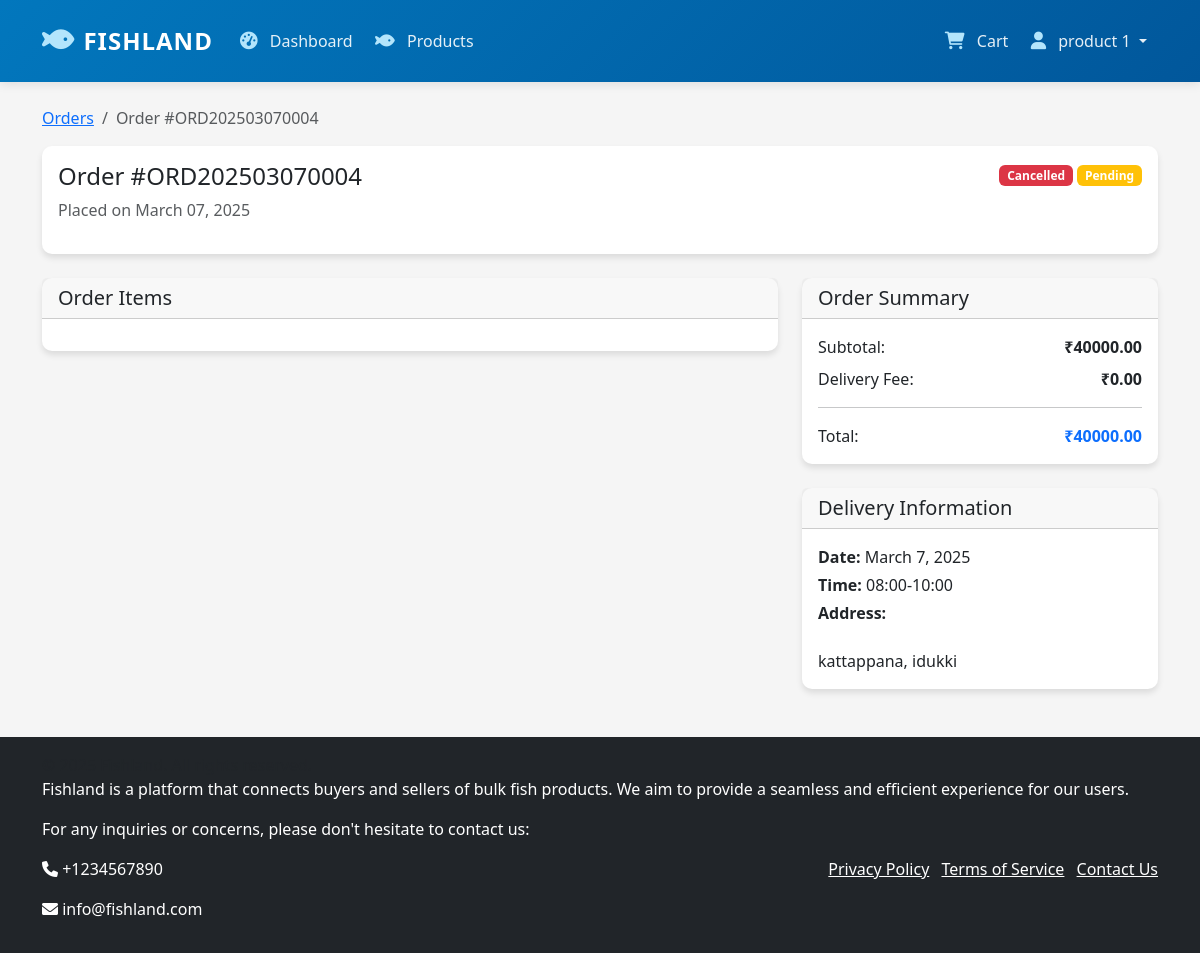
The app's page /orders/detail/20/ (signed in) with its own data.
### accounts/models.py (models this page shows, shortened)
class User(AbstractUser):
    class Role(models.TextChoices):
        ADMIN = 'ADMIN', 'Admin'
        SELLER = 'SELLER', 'Seller'
        BUYER = 'BUYER', 'Buyer'
        DELIVERY_BOY = 'DELIVERY_BOY', 'Delivery Boy'
    email = models.EmailField(_('email address'), unique=True)
    role = models.CharField(max_length=15, choices=Role.choices, default=Role.BUYER)
    phone = PhoneNumberField(blank=True)  # Renamed from phone_number
    profile_picture = models.ImageField(upload_to=get_profile_image_path, blank=True, null=True)
    company_name = models.CharField(max_length=100, blank=True)
    address = models.TextField(blank=True)
    gst_number = models.CharField(max_length=15, blank=True)
    is_verified = models.BooleanField(default=False)
    is_deleted = models.BooleanField(default=False)
    USERNAME_FIELD = 'email'
    REQUIRED_FIELDS = ['username']

### orders/models.py (models this page shows, shortened)
class Order(models.Model):
    STATUS_CHOICES = [
        ('PENDING', 'Pending'),
        ('CONFIRMED', 'Confirmed'),
        ('PROCESSING', 'Processing'),
        ('ASSIGNED_TO_DELIVERY', 'Assigned to Delivery'),
        ('OUT_FOR_DELIVERY', 'Out for Delivery'),
        ('DELIVERED', 'Delivered'),
        ('CANCELLED', 'Cancelled'),
    ]
    PAYMENT_STATUS_CHOICES = [
        ('PENDING', 'Pending'),
        ('PAID', 'Paid'),
        ('FAILED', 'Failed'),
        ('REFUNDED', 'Refunded'),
    ]
    PAYMENT_METHOD_CHOICES = [
        ('COD', 'Cash on Delivery'),
        ('ONLINE', 'Online Payment'),
    ]
    CANCELLATION_REASON_CHOICES = [
        ('OUT_OF_STOCK', 'Out of Stock'),
        ('PRICE_MISMATCH', 'Price Mismatch'),
        ('QUALITY_ISSUES', 'Quality Issues'),
        ('DELIVERY_ISSUES', 'Cannot Deliver to Location'),
        ('OTHER', 'Other'),
    ]
    user = models.ForeignKey(settings.AUTH_USER_MODEL, on_delete=models.CASCADE, related_name='orders')
    delivery_boy = models.ForeignKey('delivery.DeliveryProfile', on_delete=models.SET_NULL, null=True, blank=True, related_name='assigned_orders')
    delivery_rating = models.IntegerField(null=True, blank=True, choices=[(i, i) for i in range(1, 6)])
    delivery_feedback = models.TextField(null=True, blank=True)
    order_number = models.CharField(max_length=20, unique=True)
    delivery_address = models.ForeignKey(
        Address,
        on_delete=models.PROTECT,
        related_name='orders',
        null=True,  # Allow null for existing records
    )
    status = models.CharField(max_length=20, choices=STATUS_CHOICES, default='PENDING')
    payment_status = models.CharField(max_length=20, choices=PAYMENT_STATUS_CHOICES, default='PENDING')
    payment_method = models.CharField(max_length=20, choices=PAYMENT_METHOD_CHOICES, default='COD')
    razorpay_order_id = models.CharField(max_length=100, blank=True, null=True)
    razorpay_payment_id = models.CharField(max_length=100, blank=True, null=True)
    razorpay_signature = models.CharField(max_length=200, blank=True, null=True)
    subtotal = models.DecimalField(max_digits=10, decimal_places=2)
    delivery_fee = models.DecimalField(max_digits=10, decimal_places=2)
    total = models.DecimalField(max_digits=10, decimal_places=2)
    delivery_date = models.DateField()
    delivery_time = models.CharField(max_length=10)  # Store as HH:MM format
    delivery_assigned_at = models.DateTimeField(null=True, blank=True)
    delivery_pickup_at = models.DateTimeField(null=True, blank=True)
    delivery_completed_at = models.DateTimeField(null=True, blank=True)
    estimated_delivery_time = models.DateTimeField(null=True, blank=True)
    delivery_feedback = models.TextField(null=True, blank=True)
    delivery_rating = models.IntegerField(null=True, blank=True, choices=[(i, i) for i in range(1, 6)])
    cancellation_reason = models.CharField(max_length=20, choices=CANCELLATION_REASON_CHOICES, null=True, blank=True)
    cancellation_note = models.TextField(blank=True, null=True)
    cancelled_at = models.DateTimeField(null=True, blank=True)
    created_at = models.DateTimeField(auto_now_add=True)
    updated_at = models.DateTimeField(auto_now=True)
    confirmed_at = models.DateTimeField(null=True, blank=True)
    processing_at = models.DateTimeField(null=True, blank=True)
    out_for_delivery_at = models.DateTimeField(null=True, blank=True)
    delivered_at = models.DateTimeField(null=True, blank=True)
    class Meta:
        ordering = ['-created_at']

class Address(models.Model):
    user = models.ForeignKey(settings.AUTH_USER_MODEL, on_delete=models.CASCADE, related_name='addresses')
    label = models.CharField(max_length=50, default='Home')  # e.g., "Home", "Office"
    name = models.CharField(max_length=100)
    phone = models.CharField(max_length=15)
    address_line1 = models.CharField(max_length=100)
    address_line2 = models.CharField(max_length=100, blank=True, null=True)  # Making it nullable
    city = models.CharField(max_length=50)
    state = models.CharField(max_length=50)
    pincode = models.CharField(max_length=6)
    is_default = models.BooleanField(default=False)
    created_at = models.DateTimeField(auto_now_add=True)
    updated_at = models.DateTimeField(auto_now=True)

### orders/views.py (the view)
# urls.py: path('detail/<int:order_id>/', views.order_detail, name='order_detail'),  # Added order detail URL
@login_required
def order_detail(request, order_id):
    order = get_object_or_404(Order, id=order_id)
    context = {
        'order': order,
        'order_items': order.order_items.all().select_related('product'),
    }
    return render(request, 'orders/order_detail.html', context)

### orders/templates/orders/order_detail.html (shortened to what this page needs)
{% extends 'base.html' %}
{% load static %}
{% block content %}
<div class="container py-4">
    <nav aria-label="breadcrumb">
        <ol class="breadcrumb">
            <li class="breadcrumb-item"><a href="{% url 'orders:order_history' %}">Orders</a></li>
            <li class="breadcrumb-item active">Order #{{ order.order_number }}</li>
        </ol>
    </nav>
    <div class="card mb-4">
        <div class="card-body">
            <div class="row">
                <div class="col-md-6">
                    <h4>Order #{{ order.order_number }}</h4>
                    <p class="text-muted">Placed on {{ order.created_at|date:"F d, Y" }}</p>
                </div>
                <div class="col-md-6 text-md-end">
                    <span class="badge
                        {% if order.status == 'DELIVERED' %}bg-success
                        {% elif order.status == 'CANCELLED' %}bg-danger
                        {% else %}bg-primary{% endif %}">
                        {{ order.get_status_display }}
                    </span>
                    <span class="badge
                        {% if order.payment_status == 'COMPLETED' %}bg-success
                        {% elif order.payment_status == 'FAILED' %}bg-danger
                        {% else %}bg-warning{% endif %}">
                        {{ order.get_payment_status_display }}
                    </span>
                </div>
            </div>
        </div>
    </div>
    <div class="row">
        <div class="col-md-8">
            <div class="card mb-4">
                <div class="card-header">
                    <h5 class="mb-0">Order Items</h5>
                </div>
                <div class="card-body">
                </div>
            </div>
        </div>
        <div class="col-md-4">
            <div class="card mb-4">
                <div class="card-header">
                    <h5 class="mb-0">Order Summary</h5>
                </div>
                <div class="card-body">
                    <div class="d-flex justify-content-between mb-2">
                        <span>Subtotal:</span>
                        <strong>₹{{ order.total }}</strong>
                    </div>
                    <div class="d-flex justify-content-between mb-2">
                        <span>Delivery Fee:</span>
                        <strong>₹{{ order.delivery_fee }}</strong>
                    </div>
                    <hr>
                    <div class="d-flex justify-content-between mb-0">
                        <span>Total:</span>
                        <strong class="text-primary">₹{{ order.total }}</strong>
                    </div>
                </div>
            </div>
            <div class="card mb-4">
                <div class="card-header">
                    <h5 class="mb-0">Delivery Information</h5>
                </div>
                <div class="card-body">
                    <p class="mb-1"><strong>Date:</strong> {{ order.delivery_date|date }}</p>
                    <p class="mb-1"><strong>Time:</strong> {{ order.delivery_time }}</p>
                    <p class="mb-0"><strong>Address:</strong><br>
                        {{ order.delivery_address.street_address }}<br>
                        {{ order.delivery_address.city }}, {{ order.delivery_address.state }}<br>
                    </p>
                </div>
            </div>
        </div>
    </div>
</div>
{% endblock %}

### templates/base.html (shortened to what this page needs)
{% load static %}
<!DOCTYPE html>
<html lang="en">
<head>
    <link href="https://cdn.jsdelivr.net/npm/bootstrap@5.3.0/dist/css/bootstrap.min.css" rel="stylesheet">
    <link href="https://cdnjs.cloudflare.com/ajax/libs/font-awesome/6.0.0/css/all.min.css" rel="stylesheet">
</head>
<body>
    <nav class="navbar navbar-expand-lg navbar-dark sticky-top">
        <div class="container">
            <a class="navbar-brand" href="{% if user.is_authenticated and user.role == 'ADMIN' %}{% url 'admin_dashboard:dashboard' %}{% elif user.is_authenticated and user.role == 'DELIVERY_BOY' %}{% url 'delivery:dashboard' %}{% else %}{% url 'shop:home' %}{% endif %}">
                <i class="fas fa-fish me-2"></i>FISHLAND
            </a>
            <div class="collapse navbar-collapse" id="navbarNav">
                {% if user.is_authenticated %}
                    {% if user.role == 'ADMIN' %}
                    <ul class="navbar-nav me-auto admin-nav">
                        <li class="nav-item">
                            <a class="nav-link {% if request.resolver_match.url_name == 'dashboard' %}active{% endif %}"
                               href="{% url 'admin_dashboard:dashboard' %}">
                                <i class="fas fa-tachometer-alt"></i> Dashboard
                            </a>
                        </li>
                        <li class="nav-item">
                            <a class="nav-link {% if request.resolver_match.url_name == 'orders' %}active{% endif %}"
                               href="{% url 'admin_dashboard:orders' %}">
                                <i class="fas fa-shopping-cart"></i> Orders
                            </a>
                        </li>
                        <li class="nav-item">
                            <a class="nav-link {% if request.resolver_match.url_name == 'products' %}active{% endif %}"
                               href="{% url 'admin_dashboard:products' %}">
                                <i class="fas fa-box"></i> Products
                            </a>
                        </li>
                        <li class="nav-item">
                            <a class="nav-link {% if request.resolver_match.url_name == 'categories' %}active{% endif %}"
                               href="{% url 'admin_dashboard:categories' %}">
                                <i class="fas fa-tags"></i> Categories
                            </a>
                        </li>
                        <li class="nav-item">
                            <a class="nav-link {% if request.resolver_match.url_name == 'users' %}active{% endif %}"
                               href="{% url 'admin_dashboard:users' %}">
                                <i class="fas fa-users"></i> Users
                            </a>
                        </li>
                        <li class="nav-item">
                            <a class="nav-link {% if request.resolver_match.url_name == 'reports' %}active{% endif %}"
                               href="{% url 'admin_dashboard:reports' %}">
                                <i class="fas fa-chart-bar"></i> Reports
                            </a>
                        </li>
                    </ul>
                    {% elif user.role == 'BUYER' %}
                    <ul class="navbar-nav me-auto">
                        <li class="nav-item">
                            <a class="nav-link {% if request.resolver_match.url_name == 'dashboard' %}active{% endif %}"
                               href="{% url 'buyer:dashboard' %}">
                                <i class="fas fa-tachometer-alt"></i> Dashboard
                            </a>
                        </li>
                        <li class="nav-item">
                            <a class="nav-link {% if request.resolver_match.url_name == 'product_list' %}active{% endif %}"
                               href="{% url 'products:product_list' %}">
                                <i class="fas fa-fish"></i> Products
                            </a>
                        </li>
                    </ul>
                    {% endif %}
                    <ul class="navbar-nav ms-auto">
                        {% if user.role == 'BUYER' %}
                        <li class="nav-item">
                            <a class="nav-link" href="{% url 'cart:view' %}">
                                <i class="fas fa-shopping-cart"></i> Cart
                            </a>
                        </li>
                        <li class="nav-item dropdown">
                            <a class="nav-link dropdown-toggle" href="#" id="navbarDropdown" role="button"
                               data-bs-toggle="dropdown" aria-expanded="false">
                                <i class="fas fa-user"></i> {{ user.get_full_name }}
                            </a>
                        </li>
                        {% endif %}
                    </ul>
                {% endif %}
            </div>
        </div>
    </nav>
    <main>
        {% block content %}{% endblock %}
    </main>
    <footer class="footer mt-auto py-3 bg-dark text-white">
        <div class="container">
            <span class="text-muted">&copy; 2025 Fishland. All rights reserved.</span>
            <p>Fishland is a platform that connects buyers and sellers of bulk fish products. We aim to provide a seamless and efficient experience for our users.</p>
            <p>For any inquiries or concerns, please don't hesitate to contact us:</p>
            <ul class="list-inline float-end">
                <li class="list-inline-item"><a href="#" class="text-white">Privacy Policy</a></li>
                <li class="list-inline-item"><a href="#" class="text-white">Terms of Service</a></li>
                <li class="list-inline-item"><a href="#" class="text-white">Contact Us</a></li>
            </ul>
            <div class="mt-2">
                <p><i class="fas fa-phone"></i> +1234567890</p>
                <p><i class="fas fa-envelope"></i> info@fishland.com</p>
            </div>
        </div>
    </footer>
</body>
</html>

### templates/base.html (style rules this page uses)
:root { --primary-color: #e53935; --secondary-color: #ffcdd2; --dark-color: #212121; --light-color: #f5f5f5; }
body { background-color: var(--light-color); }
.navbar { padding: 1rem 0; background: linear-gradient(135deg, #0277bd, #01579b) !important; box-shadow: 0 2px 10px rgba(0, 0, 0, 0.1); }
.navbar-brand { color: white !important; font-size: 1.5rem; font-weight: 700; letter-spacing: 1px; display: flex; align-items: center; transition: transform 0.3s ease; }
.navbar-brand i { font-size: 1.8rem; margin-right: 10px; color: #b3e5fc; }
.navbar-nav .nav-link { font-weight: 500; color: rgba(255, 255, 255, 0.9) !important; padding: 0.8rem 1.2rem; margin: 0 0.2rem; border-radius: 8px; transition: all 0.3s ease; }
.navbar-nav .nav-link i { margin-right: 8px; font-size: 1.1rem; color: #b3e5fc; }
.card { border: none; border-radius: 10px; box-shadow: 0 4px 6px rgba(0, 0, 0, 0.1); transition: transform 0.3s ease; }

### records on screen
User: get_full_name "product 1"
Order: order_number "ORD202503070004", created_at "March 07, 2025", status "Cancelled", payment_status "Pending", total "40000.00", delivery_fee "0.00", delivery_date "March 7, 2025", delivery_time "08:00-10:00", delivery_address.city "kattappana", delivery_address.state "idukki"
